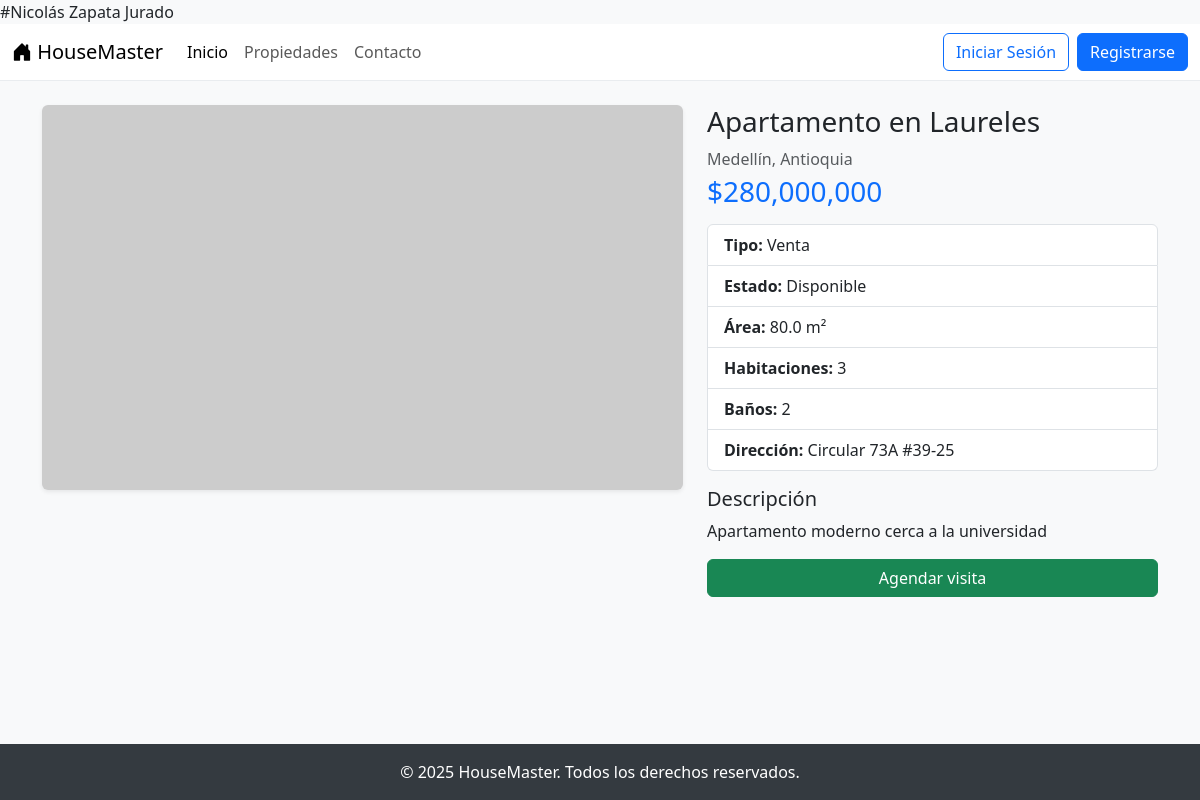
The page /property/3/ on the database its author committed.
### property/models.py (models this page shows, shortened)
class Property(models.Model):
    title = models.CharField(max_length=200)
    description = models.TextField()
    price = models.DecimalField(max_digits=12, decimal_places=2)
    type = models.CharField(max_length=100)   # Venta / Arriendo
    area = models.FloatField()
    rooms = models.IntegerField()
    bathrooms = models.IntegerField()
    status = models.CharField(max_length=50)  # Disponible, Vendida, etc.
    city = models.CharField(max_length=100)
    department = models.CharField(max_length=100)
    address = models.CharField(max_length=255, unique=True)
    created_at = models.DateTimeField(auto_now_add=True)
    image = models.ImageField(upload_to='properties/', blank=True, null=True)

### property/views.py (the view)
# urls.py: path('property/<int:pk>/', views.property_detail, name='property_detail'),
def property_detail(request, pk):
    prop = get_object_or_404(Property, pk=pk)
    return render(request, "property_detail.html", {"property": prop})

### property/templates/property_detail.html (shortened to what this page needs)
{% extends "base.html" %}
{% load humanize %}
{% block content %}
<div class="row">
  <div class="col-lg-7 mb-4">
    {% if property.images.all %}
      <div id="propCarousel" class="carousel slide" data-bs-ride="carousel">
        <div class="carousel-indicators">
          {% for img in property.images.all %}
            <button type="button"
                    data-bs-target="#propCarousel"
                    data-bs-slide-to="{{ forloop.counter0 }}"
                    class="{% if forloop.first %}active{% endif %}"
                    aria-current="{% if forloop.first %}true{% endif %}"
                    aria-label="Slide {{ forloop.counter }}"></button>
          {% endfor %}
        </div>
        <div class="carousel-inner rounded shadow-sm">
          {% for img in property.images.all %}
            <div class="carousel-item {% if forloop.first %}active{% endif %}">
              <img src="{{ img.image.url }}" class="d-block w-100" alt="{{ img.caption|default:property.title }}">
              {% if img.caption %}
                <div class="carousel-caption d-none d-md-block">
                  <p class="bg-dark bg-opacity-50 rounded px-2">{{ img.caption }}</p>
                </div>
              {% endif %}
            </div>
          {% endfor %}
        </div>
        <button class="carousel-control-prev" type="button" data-bs-target="#propCarousel" data-bs-slide="prev">
          <span class="carousel-control-prev-icon" aria-hidden="true"></span>
          <span class="visually-hidden">Anterior</span>
        </button>
        <button class="carousel-control-next" type="button" data-bs-target="#propCarousel" data-bs-slide="next">
          <span class="carousel-control-next-icon" aria-hidden="true"></span>
          <span class="visually-hidden">Siguiente</span>
        </button>
      </div>
    {% else %}
      <img src="https://placehold.co/1000x600/E9ECEF/ADB5BD?text={{ property.title }}"
           class="img-fluid rounded shadow-sm" alt="{{ property.title }}">
    {% endif %}
  </div>
  <div class="col-lg-5">
    <h1 class="h3">{{ property.title }}</h1>
    <p class="text-muted mb-1">{{ property.city }}, {{ property.department }}</p>
    <p class="h3 text-primary mb-3">${{ property.price|floatformat:0|intcomma }}</p>
    <ul class="list-group mb-3">
      <li class="list-group-item"><strong>Tipo:</strong> {{ property.type }}</li>
      <li class="list-group-item"><strong>Estado:</strong> {{ property.status }}</li>
      <li class="list-group-item"><strong>Área:</strong> {{ property.area }} m²</li>
      <li class="list-group-item"><strong>Habitaciones:</strong> {{ property.rooms }}</li>
      <li class="list-group-item"><strong>Baños:</strong> {{ property.bathrooms }}</li>
      <li class="list-group-item"><strong>Dirección:</strong> {{ property.address }}</li>
    </ul>
    <h2 class="h5">Descripción</h2>
    <p>{{ property.description }}</p>
    <a href="{% url 'visit_schedule' property.id %}" class="btn btn-success w-100">
        Agendar visita
    </a>
  </div>
</div>
{% endblock %}

### core/templates/base.html (style rules this page uses)
body { background-color: #f8f9fa; }

### rows shown on the page
Property: title "Apartamento en Laureles", city "Medellín", department "Antioquia", price "280,000,000", type "Venta", status "Disponible", area "80.0", rooms "3", bathrooms "2", address "Circular 73A #39-25", description "Apartamento moderno cerca a la universidad"
